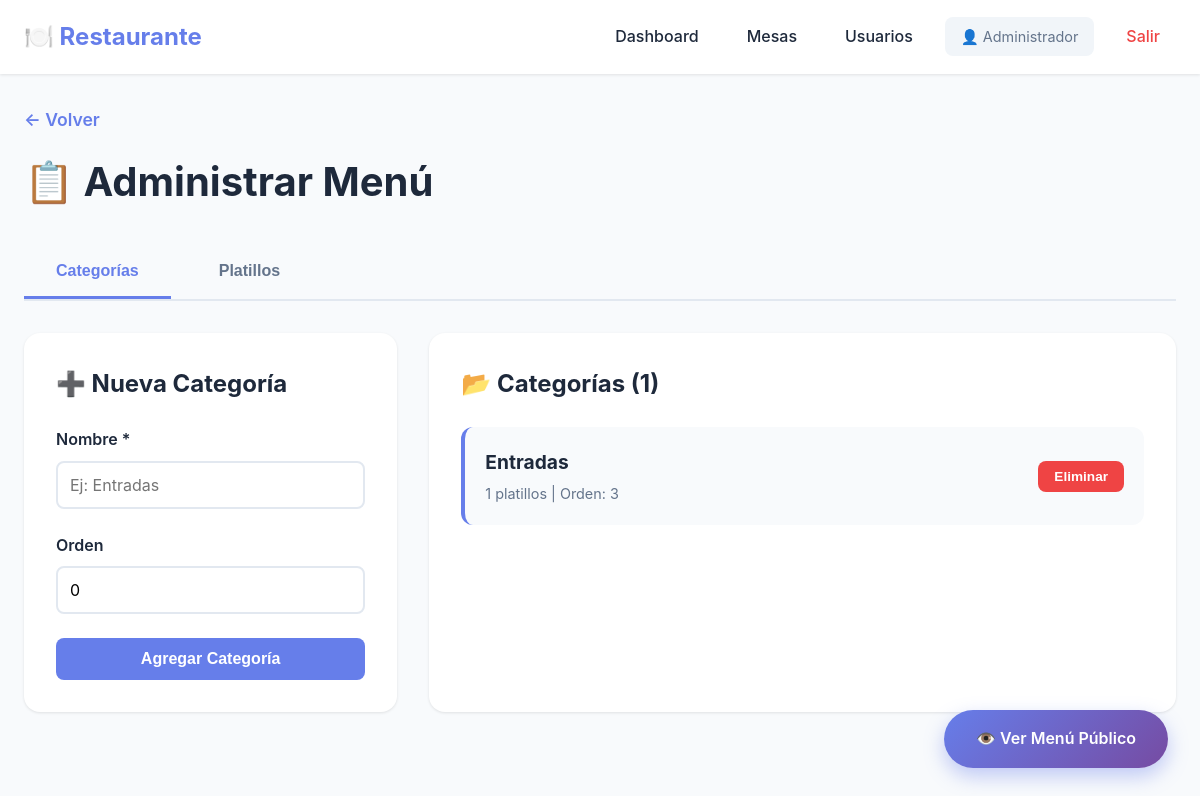
Page /administrar_menu (signed in) on the earlier database version.
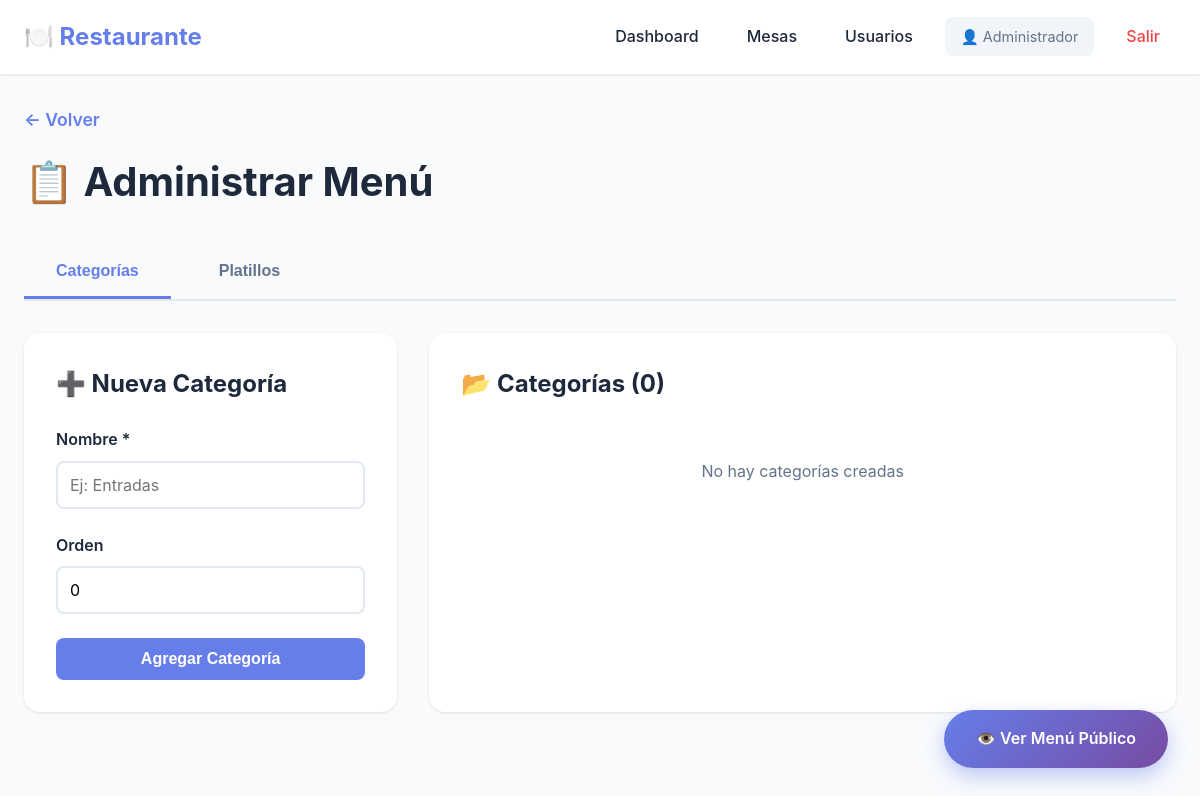
Same page on the later database version.
### app.py (models this page shows)
class CategoriaMenu(db.Model):
    id = db.Column(db.Integer, primary_key=True)
    nombre = db.Column(db.String(100), nullable=False)
    orden = db.Column(db.Integer, default=0)
    activa = db.Column(db.Boolean, default=True)
    items = db.relationship('ItemMenu', backref='categoria', lazy=True, cascade='all, delete-orphan')

### app.py (the view)
@app.route("/administrar_menu")
@login_required
def administrar_menu():
    if current_user.rol != 'admin':
        flash('Solo los administradores pueden gestionar el menú', 'error')
        return redirect(url_for('dashboard'))
    categorias = CategoriaMenu.query.order_by(CategoriaMenu.orden).all()
    items = ItemMenu.query.order_by(ItemMenu.categoria_id, ItemMenu.orden).all()
    return render_template("administrar_menu.html", categorias=categorias, items=items)

### app.py (called while the page is built)
@login_manager.user_loader
def load_user(user_id):
    return Usuario.query.get(int(user_id))

### templates/administrar_menu.html (shortened to what this page needs)
<!DOCTYPE html>
<html lang="es">
<head>
</head>
<body>
    <nav class="navbar">
        <div class="nav-container">
            <div class="nav-brand">🍽️ Restaurante</div>
            <div class="nav-menu">
                <a href="{{ url_for('dashboard') }}" class="nav-link">Dashboard</a>
                <a href="{{ url_for('administrar_mesas') }}" class="nav-link">Mesas</a>
                <a href="{{ url_for('administrar_usuarios') }}" class="nav-link">Usuarios</a>
                <span class="nav-user">👤 {{ current_user.nombre }}</span>
                <a href="{{ url_for('logout') }}" class="nav-link nav-logout">Salir</a>
            </div>
        </div>
    </nav>
    <div class="container">
        <div class="page-header">
            <a href="{{ url_for('dashboard') }}" class="btn-back">← Volver</a>
            <h1>📋 Administrar Menú</h1>
        </div>
        <div class="tabs">
            <button class="tab active" onclick="showTab('categorias')">Categorías</button>
            <button class="tab" onclick="showTab('items')">Platillos</button>
        </div>
        <div id="categorias" class="tab-content active">
            <div class="admin-grid">
                <div class="card">
                    <h2>➕ Nueva Categoría</h2>
                    <form method="POST" action="{{ url_for('agregar_categoria') }}">
                        <div class="form-group">
                            <label for="nombre">Nombre *</label>
                            <input type="text" id="nombre" name="nombre" required placeholder="Ej: Entradas">
                        </div>
                        <div class="form-group">
                            <label for="orden">Orden</label>
                            <input type="number" id="orden" name="orden" value="0" min="0">
                        </div>
                        <button type="submit" class="btn btn-primary">Agregar Categoría</button>
                    </form>
                </div>
                <div class="card">
                    <h2>📂 Categorías ({{ categorias|length }})</h2>
                    {% if categorias %}
                    <div class="categorias-list">
                        {% for categoria in categorias %}
                        <div class="categoria-row">
                            <div class="categoria-info">
                                <h3>{{ categoria.nombre }}</h3>
                                <p>{{ categoria.items|length }} platillos | Orden: {{ categoria.orden }}</p>
                            </div>
                            <div class="categoria-actions">
                                <form method="POST" action="{{ url_for('eliminar_categoria', categoria_id=categoria.id) }}" style="display: inline;">
                                    <button type="submit" class="btn btn-danger btn-sm"
                                            onclick="return confirm('¿Eliminar esta categoría?')">
                                        Eliminar
                                    </button>
                                </form>
                            </div>
                        </div>
                        {% endfor %}
                    </div>
                    {% else %}
                    <p style="text-align: center; color: #64748b; padding: 2rem;">No hay categorías creadas</p>
                    {% endif %}
                </div>
            </div>
        </div>
    </div>
    <a href="{{ url_for('menu_publico') }}" class="btn-view-menu" target="_blank">👁️ Ver Menú Público</a>
</body>
</html>

Differences in the rows shown:
removed CategoriaMenu: nombre "Entradas", items|length "1", orden "3"
Other differences:
{{ categorias|length }}: "1" → "0"
text now shown: "No hay categorías creadas"
